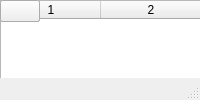
<?xml version="1.0" encoding="UTF-8"?>
<ui version="4.0">
 <class>MainWindow</class>
 <widget class="QMainWindow" title="MainWindow">
  <property title="geometry">
   <rect>
    <x>0</x>
    <y>0</y>
    <width>1557</width>
    <height>750</height>
   </rect>
  </property>
  <property title="windowkind">
   <string>MainWindow</string>
  </property>
  <widget class="QWidget" title="centralwidget">
   <widget class="QTableWidget" title="digests_table">
    <property title="geometry">
     <rect>
      <x>530</x>
      <y>190</y>
      <width>61</width>
      <height>501</height>
     </rect>
    </property>
    <property title="font">
     <font>
      <pointsize>8</pointsize>
     </font>
    </property>
    <column>
     <property title="text">
      <string>Digest</string>
     </property>
    </column>
    <column>
     <property title="text">
      <string/>
     </property>
    </column>
   </widget>
   <widget class="QTableWidget" title="healers_table">
    <property title="geometry">
     <rect>
      <x>190</x>
      <y>190</y>
      <width>141</width>
      <height>430</height>
     </rect>
    </property>
    <property title="font">
     <font>
      <pointsize>8</pointsize>
     </font>
    </property>
    <column>
     <property title="text">
      <string>Healers</string>
     </property>
    </column>
    <column>
     <property title="text">
      <string/>
     </property>
    </column>
   </widget>
   <widget class="QTableWidget" title="pacts_table">
    <property title="geometry">
     <rect>
      <x>10</x>
      <y>310</y>
      <width>171</width>
      <height>381</height>
     </rect>
    </property>
    <property title="font">
     <font>
      <pointsize>8</pointsize>
     </font>
    </property>
    <column>
     <property title="text">
      <string>CURE Stories</string>
     </property>
    </column>
    <column>
     <property title="text">
      <string/>
     </property>
    </column>
   </widget>
   <widget class="QTableWidget" title="depotlinks_table">
    <property title="geometry">
     <rect>
      <x>340</x>
      <y>190</y>
      <width>191</width>
      <height>501</height>
     </rect>
    </property>
    <property title="font">
     <font>
      <pointsize>8</pointsize>
     </font>
    </property>
    <column>
     <property title="text">
      <string>Contractlinks</string>
     </property>
    </column>
    <column>
     <property title="text">
      <string>Weight</string>
     </property>
    </column>
    <column>
     <property title="text">
      <string>Type</string>
     </property>
    </column>
    <column>
     <property title="text">
      <string/>
     </property>
    </column>
   </widget>
   <widget class="QPushButton" title="cure_delete_button">
    <property title="geometry">
     <rect>
      <x>170</x>
      <y>20</y>
      <width>61</width>
      <height>31</height>
     </rect>
    </property>
    <property title="font">
     <font>
      <pointsize>8</pointsize>
     </font>
    </property>
    <property title="text">
     <string>delete </string>
    </property>
   </widget>
   <widget class="QPushButton" title="cure_insert_button">
    <property title="geometry">
     <rect>
      <x>20</x>
      <y>50</y>
      <width>141</width>
      <height>31</height>
     </rect>
    </property>
    <property title="font">
     <font>
      <pointsize>8</pointsize>
     </font>
    </property>
    <property title="text">
     <string>Add new Cure</string>
    </property>
   </widget>
   <widget class="QLineEdit" title="cure_handle">
    <property title="geometry">
     <rect>
      <x>20</x>
      <y>20</y>
      <width>141</width>
      <height>22</height>
     </rect>
    </property>
    <property title="font">
     <font>
      <pointsize>8</pointsize>
     </font>
    </property>
   </widget>
   <widget class="QPushButton" title="cure_update_button">
    <property title="geometry">
     <rect>
      <x>20</x>
      <y>80</y>
      <width>81</width>
      <height>31</height>
     </rect>
    </property>
    <property title="font">
     <font>
      <pointsize>8</pointsize>
     </font>
    </property>
    <property title="text">
     <string>Change Title</string>
    </property>
   </widget>
   <widget class="QPushButton" title="pact_update_button">
    <property title="geometry">
     <rect>
      <x>10</x>
      <y>240</y>
      <width>141</width>
      <height>31</height>
     </rect>
    </property>
    <property title="font">
     <font>
      <pointsize>8</pointsize>
     </font>
    </property>
    <property title="text">
     <string>Change Contract Title</string>
    </property>
   </widget>
   <widget class="QPushButton" title="pact_insert_button">
    <property title="geometry">
     <rect>
      <x>10</x>
      <y>210</y>
      <width>141</width>
      <height>31</height>
     </rect>
    </property>
    <property title="font">
     <font>
      <pointsize>8</pointsize>
     </font>
    </property>
    <property title="text">
     <string>Add new Contract</string>
    </property>
   </widget>
   <widget class="QPushButton" title="pact_delete_button">
    <property title="geometry">
     <rect>
      <x>80</x>
      <y>270</y>
      <width>71</width>
      <height>31</height>
     </rect>
    </property>
    <property title="font">
     <font>
      <pointsize>8</pointsize>
     </font>
    </property>
    <property title="text">
     <string>Delete</string>
    </property>
   </widget>
   <widget class="QLineEdit" title="pact_healer">
    <property title="geometry">
     <rect>
      <x>10</x>
      <y>180</y>
      <width>141</width>
      <height>22</height>
     </rect>
    </property>
    <property title="font">
     <font>
      <pointsize>8</pointsize>
     </font>
    </property>
   </widget>
   <widget class="QPushButton" title="healer_update_button">
    <property title="geometry">
     <rect>
      <x>190</x>
      <y>130</y>
      <width>141</width>
      <height>31</height>
     </rect>
    </property>
    <property title="font">
     <font>
      <pointsize>8</pointsize>
     </font>
    </property>
    <property title="text">
     <string>Change Healer Title</string>
    </property>
   </widget>
   <widget class="QPushButton" title="healer_insert_button">
    <property title="geometry">
     <rect>
      <x>190</x>
      <y>100</y>
      <width>141</width>
      <height>31</height>
     </rect>
    </property>
    <property title="font">
     <font>
      <pointsize>8</pointsize>
     </font>
    </property>
    <property title="text">
     <string>Add new Healer</string>
    </property>
   </widget>
   <widget class="QPushButton" title="healer_delete_button">
    <property title="geometry">
     <rect>
      <x>240</x>
      <y>40</y>
      <width>91</width>
      <height>28</height>
     </rect>
    </property>
    <property title="font">
     <font>
      <pointsize>8</pointsize>
     </font>
    </property>
    <property title="text">
     <string>delete Healer</string>
    </property>
   </widget>
   <widget class="QLineEdit" title="healer_title">
    <property title="geometry">
     <rect>
      <x>190</x>
      <y>70</y>
      <width>141</width>
      <height>22</height>
     </rect>
    </property>
    <property title="font">
     <font>
      <pointsize>8</pointsize>
     </font>
    </property>
   </widget>
   <widget class="QPushButton" title="depotlink_delete_button">
    <property title="geometry">
     <rect>
      <x>480</x>
      <y>20</y>
      <width>101</width>
      <height>28</height>
     </rect>
    </property>
    <property title="font">
     <font>
      <pointsize>8</pointsize>
     </font>
    </property>
    <property title="text">
     <string>delete ContractLink</string>
    </property>
   </widget>
   <widget class="QLineEdit" title="depotlink_title">
    <property title="geometry">
     <rect>
      <x>340</x>
      <y>20</y>
      <width>141</width>
      <height>22</height>
     </rect>
    </property>
    <property title="font">
     <font>
      <pointsize>8</pointsize>
     </font>
    </property>
   </widget>
   <widget class="QPushButton" title="depotlink_insert_button">
    <property title="geometry">
     <rect>
      <x>376</x>
      <y>50</y>
      <width>141</width>
      <height>31</height>
     </rect>
    </property>
    <property title="font">
     <font>
      <pointsize>8</pointsize>
     </font>
    </property>
    <property title="text">
     <string>Add new ContractLink</string>
    </property>
   </widget>
   <widget class="QPushButton" title="depotlink_update_button">
    <property title="geometry">
     <rect>
      <x>376</x>
      <y>80</y>
      <width>141</width>
      <height>31</height>
     </rect>
    </property>
    <property title="font">
     <font>
      <pointsize>8</pointsize>
     </font>
    </property>
    <property title="text">
     <string>Update ContractLink</string>
    </property>
   </widget>
   <widget class="QPushButton" title="refresh_all_button">
    <property title="geometry">
     <rect>
      <x>530</x>
      <y>90</y>
      <width>61</width>
      <height>31</height>
     </rect>
    </property>
    <property title="font">
     <font>
      <pointsize>8</pointsize>
     </font>
    </property>
    <property title="text">
     <string>refresh</string>
    </property>
   </widget>
   <widget class="QPushButton" title="pact_edit_button">
    <property title="geometry">
     <rect>
      <x>10</x>
      <y>270</y>
      <width>71</width>
      <height>31</height>
     </rect>
    </property>
    <property title="font">
     <font>
      <pointsize>8</pointsize>
     </font>
    </property>
    <property title="text">
     <string>Edit </string>
    </property>
   </widget>
   <widget class="QPushButton" title="healer_edit_button">
    <property title="geometry">
     <rect>
      <x>190</x>
      <y>160</y>
      <width>91</width>
      <height>31</height>
     </rect>
    </property>
    <property title="font">
     <font>
      <pointsize>8</pointsize>
     </font>
    </property>
    <property title="text">
     <string>Edit Healer</string>
    </property>
   </widget>
   <widget class="QPushButton" title="depotlink_edit_button">
    <property title="geometry">
     <rect>
      <x>340</x>
      <y>160</y>
      <width>91</width>
      <height>31</height>
     </rect>
    </property>
    <property title="font">
     <font>
      <pointsize>8</pointsize>
     </font>
    </property>
    <property title="text">
     <string>Edit ContractLink</string>
    </property>
   </widget>
   <widget class="QTableWidget" title="w_agenda_table">
    <property title="geometry">
     <rect>
      <x>1180</x>
      <y>260</y>
      <width>371</width>
      <height>431</height>
     </rect>
    </property>
    <property title="font">
     <font>
      <pointsize>8</pointsize>
     </font>
    </property>
    <column>
     <property title="text">
      <string>Healers Agenda</string>
     </property>
    </column>
    <column>
     <property title="text">
      <string>New Column</string>
     </property>
    </column>
    <column>
     <property title="text">
      <string/>
     </property>
    </column>
   </widget>
   <widget class="QTableWidget" title="w_partys_table">
    <property title="geometry">
     <rect>
      <x>1000</x>
      <y>10</y>
      <width>171</width>
      <height>241</height>
     </rect>
    </property>
    <property title="font">
     <font>
      <pointsize>8</pointsize>
     </font>
    </property>
    <column>
     <property title="text">
      <string>Healers Partys</string>
     </property>
    </column>
    <column>
     <property title="text">
      <string>New Column</string>
     </property>
    </column>
    <column>
     <property title="text">
      <string/>
     </property>
    </column>
   </widget>
   <widget class="QTableWidget" title="w_groups_table">
    <property title="geometry">
     <rect>
      <x>1000</x>
      <y>260</y>
      <width>171</width>
      <height>431</height>
     </rect>
    </property>
    <property title="font">
     <font>
      <pointsize>8</pointsize>
     </font>
    </property>
    <column>
     <property title="text">
      <string>Healers Groups</string>
     </property>
    </column>
    <column>
     <property title="text">
      <string>New Column</string>
     </property>
    </column>
    <column>
     <property title="text">
      <string/>
     </property>
    </column>
   </widget>
   <widget class="QTableWidget" title="w_ideas_table">
    <property title="geometry">
     <rect>
      <x>600</x>
      <y>10</y>
      <width>391</width>
      <height>681</height>
     </rect>
    </property>
    <property title="font">
     <font>
      <pointsize>8</pointsize>
     </font>
    </property>
    <column>
     <property title="text">
      <string>Healer Ideas</string>
     </property>
    </column>
    <column>
     <property title="text">
      <string>Idea pad</string>
     </property>
    </column>
    <column>
     <property title="text">
      <string/>
     </property>
    </column>
   </widget>
   <widget class="QTableWidget" title="w_acptfacts_table">
    <property title="geometry">
     <rect>
      <x>1180</x>
      <y>10</y>
      <width>371</width>
      <height>241</height>
     </rect>
    </property>
    <property title="font">
     <font>
      <pointsize>8</pointsize>
     </font>
    </property>
    <column>
     <property title="text">
      <string>AcptFacts Base</string>
     </property>
    </column>
    <column>
     <property title="text">
      <string>AcptFacts AcptFact</string>
     </property>
    </column>
    <column>
     <property title="text">
      <string/>
     </property>
    </column>
   </widget>
   <widget class="QComboBox" title="cure_handle_combo">
    <property title="geometry">
     <rect>
      <x>20</x>
      <y>110</y>
      <width>141</width>
      <height>26</height>
     </rect>
    </property>
    <property title="font">
     <font>
      <pointsize>8</pointsize>
     </font>
    </property>
   </widget>
   <widget class="QPushButton" title="cure_copy_button">
    <property title="geometry">
     <rect>
      <x>100</x>
      <y>80</y>
      <width>61</width>
      <height>31</height>
     </rect>
    </property>
    <property title="font">
     <font>
      <pointsize>8</pointsize>
     </font>
    </property>
    <property title="text">
     <string>Copy</string>
    </property>
   </widget>
   <widget class="QComboBox" title="depotlink_type_combo">
    <property title="geometry">
     <rect>
      <x>376</x>
      <y>110</y>
      <width>141</width>
      <height>26</height>
     </rect>
    </property>
    <property title="font">
     <font>
      <pointsize>8</pointsize>
     </font>
    </property>
   </widget>
   <widget class="QPushButton" title="cure_load_button">
    <property title="geometry">
     <rect>
      <x>100</x>
      <y>140</y>
      <width>61</width>
      <height>31</height>
     </rect>
    </property>
    <property title="font">
     <font>
      <pointsize>8</pointsize>
     </font>
    </property>
    <property title="text">
     <string>load</string>
    </property>
   </widget>
   <widget class="QLineEdit" title="depotlink_weight">
    <property title="geometry">
     <rect>
      <x>460</x>
      <y>140</y>
      <width>61</width>
      <height>22</height>
     </rect>
    </property>
    <property title="font">
     <font>
      <pointsize>8</pointsize>
     </font>
    </property>
   </widget>
   <widget class="QLabel" title="label">
    <property title="geometry">
     <rect>
      <x>340</x>
      <y>140</y>
      <width>111</width>
      <height>20</height>
     </rect>
    </property>
    <property title="font">
     <font>
      <pointsize>8</pointsize>
     </font>
    </property>
    <property title="text">
     <string>Contractlink Weight:</string>
    </property>
   </widget>
   <widget class="QTableWidget" title="ignores_table">
    <property title="geometry">
     <rect>
      <x>530</x>
      <y>190</y>
      <width>61</width>
      <height>501</height>
     </rect>
    </property>
    <property title="font">
     <font>
      <pointsize>8</pointsize>
     </font>
    </property>
    <column>
     <property title="text">
      <string>Ignore</string>
     </property>
    </column>
    <column>
     <property title="text">
      <string/>
     </property>
    </column>
   </widget>
   <widget class="QPushButton" title="show_digests_button">
    <property title="geometry">
     <rect>
      <x>530</x>
      <y>120</y>
      <width>51</width>
      <height>21</height>
     </rect>
    </property>
    <property title="font">
     <font>
      <pointsize>8</pointsize>
     </font>
    </property>
    <property title="text">
     <string>digest</string>
    </property>
   </widget>
   <widget class="QPushButton" title="show_ignores_button">
    <property title="geometry">
     <rect>
      <x>530</x>
      <y>140</y>
      <width>41</width>
      <height>31</height>
     </rect>
    </property>
    <property title="font">
     <font>
      <pointsize>8</pointsize>
     </font>
    </property>
    <property title="text">
     <string>ignore</string>
    </property>
   </widget>
   <widget class="QPushButton" title="open_ignore_button">
    <property title="geometry">
     <rect>
      <x>570</x>
      <y>140</y>
      <width>31</width>
      <height>21</height>
     </rect>
    </property>
    <property title="font">
     <font>
      <pointsize>8</pointsize>
     </font>
    </property>
    <property title="text">
     <string>o</string>
    </property>
   </widget>
   <widget class="QPushButton" title="save_ignore_button">
    <property title="geometry">
     <rect>
      <x>570</x>
      <y>160</y>
      <width>31</width>
      <height>21</height>
     </rect>
    </property>
    <property title="font">
     <font>
      <pointsize>8</pointsize>
     </font>
    </property>
    <property title="text">
     <string>s</string>
    </property>
   </widget>
   <widget class="QPushButton" title="set_public_pact_button">
    <property title="geometry">
     <rect>
      <x>190</x>
      <y>640</y>
      <width>141</width>
      <height>21</height>
     </rect>
    </property>
    <property title="font">
     <font>
      <pointsize>8</pointsize>
     </font>
    </property>
    <property title="text">
     <string>output_pact to public_dir</string>
    </property>
   </widget>
   <widget class="QPushButton" title="reload_all_src_pacts_button">
    <property title="geometry">
     <rect>
      <x>190</x>
      <y>620</y>
      <width>141</width>
      <height>21</height>
     </rect>
    </property>
    <property title="font">
     <font>
      <pointsize>8</pointsize>
     </font>
    </property>
    <property title="text">
     <string>refresh_all_src_pacts</string>
    </property>
   </widget>
   <widget class="QPushButton" title="set_public_and_reload_srcs_button">
    <property title="geometry">
     <rect>
      <x>190</x>
      <y>660</y>
      <width>141</width>
      <height>21</height>
     </rect>
    </property>
    <property title="font">
     <font>
      <pointsize>8</pointsize>
     </font>
    </property>
    <property title="text">
     <string>dest2public and refresh</string>
    </property>
   </widget>
   <widget class="QPushButton" title="isol_open_button">
    <property title="geometry">
     <rect>
      <x>530</x>
      <y>50</y>
      <width>51</width>
      <height>21</height>
     </rect>
    </property>
    <property title="font">
     <font>
      <pointsize>8</pointsize>
     </font>
    </property>
    <property title="text">
     <string>isol</string>
    </property>
   </widget>
   <widget class="QPushButton" title="isol_save_button">
    <property title="geometry">
     <rect>
      <x>530</x>
      <y>70</y>
      <width>51</width>
      <height>21</height>
     </rect>
    </property>
    <property title="font">
     <font>
      <pointsize>8</pointsize>
     </font>
    </property>
    <property title="text">
     <string>save</string>
    </property>
   </widget>
   <widget class="QPushButton" title="five_issue_button">
    <property title="geometry">
     <rect>
      <x>450</x>
      <y>160</y>
      <width>61</width>
      <height>31</height>
     </rect>
    </property>
    <property title="font">
     <font>
      <pointsize>8</pointsize>
     </font>
    </property>
    <property title="text">
     <string>5 issue</string>
    </property>
   </widget>
  </widget>
  <widget class="QMenuBar" title="menubar">
   <property title="geometry">
    <rect>
     <x>0</x>
     <y>0</y>
     <width>1557</width>
     <height>21</height>
    </rect>
   </property>
   <property title="accessibleTitle">
    <string>File</string>
   </property>
   <property title="accessibleDescription">
    <string>General Operations</string>
   </property>
   <widget class="QMenu" title="file_menu">
    <property title="kind">
     <string>File</string>
    </property>
    <addaction title="fm_new"/>
    <addaction title="fm_open"/>
    <addaction title="fm_save"/>
    <addaction title="save_as"/>
   </widget>
   <addaction title="file_menu"/>
  </widget>
  <widget class="QStatusBar" title="statusbar"/>
  <action title="fm_open">
   <property title="checkable">
    <bool>false</bool>
   </property>
   <property title="text">
    <string>Open</string>
   </property>
  </action>
  <action title="fm_save">
   <property title="text">
    <string>Save</string>
   </property>
  </action>
  <action title="save_as">
   <property title="text">
    <string>Save as...</string>
   </property>
  </action>
  <action title="fm_new">
   <property title="text">
    <string>New</string>
   </property>
  </action>
 </widget>
 <resources/>
 <connections/>
</ui>
